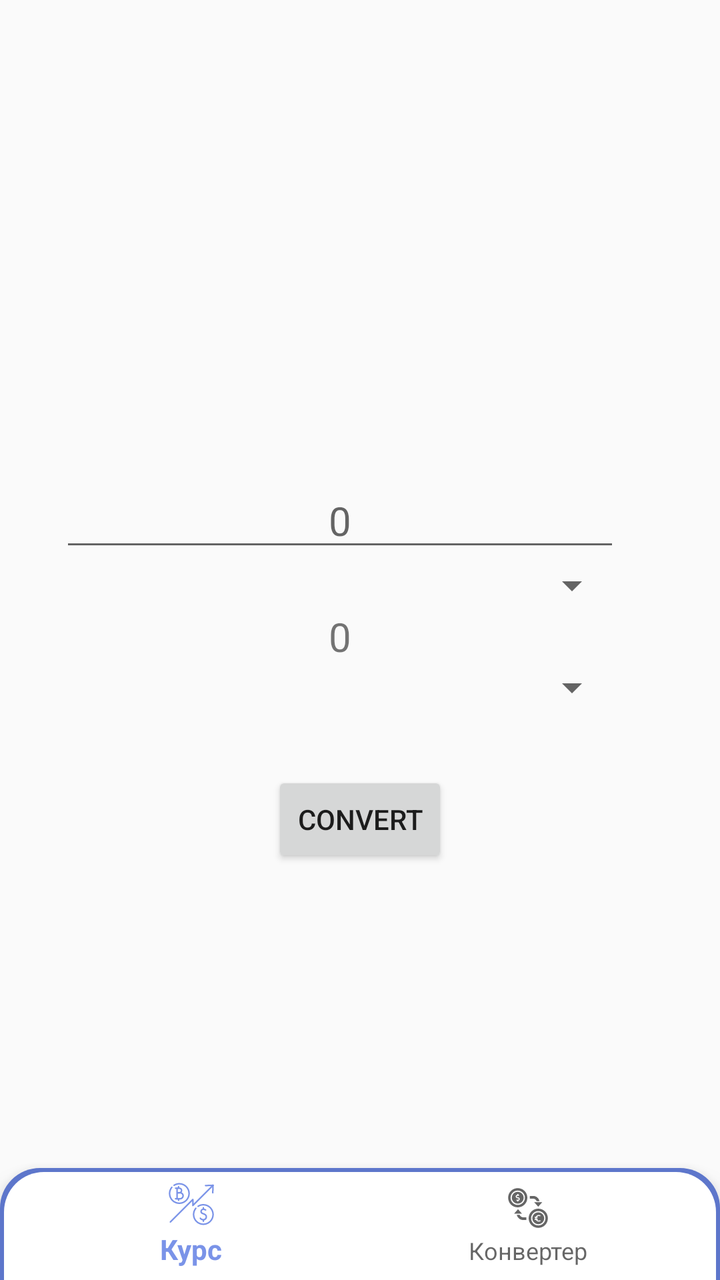
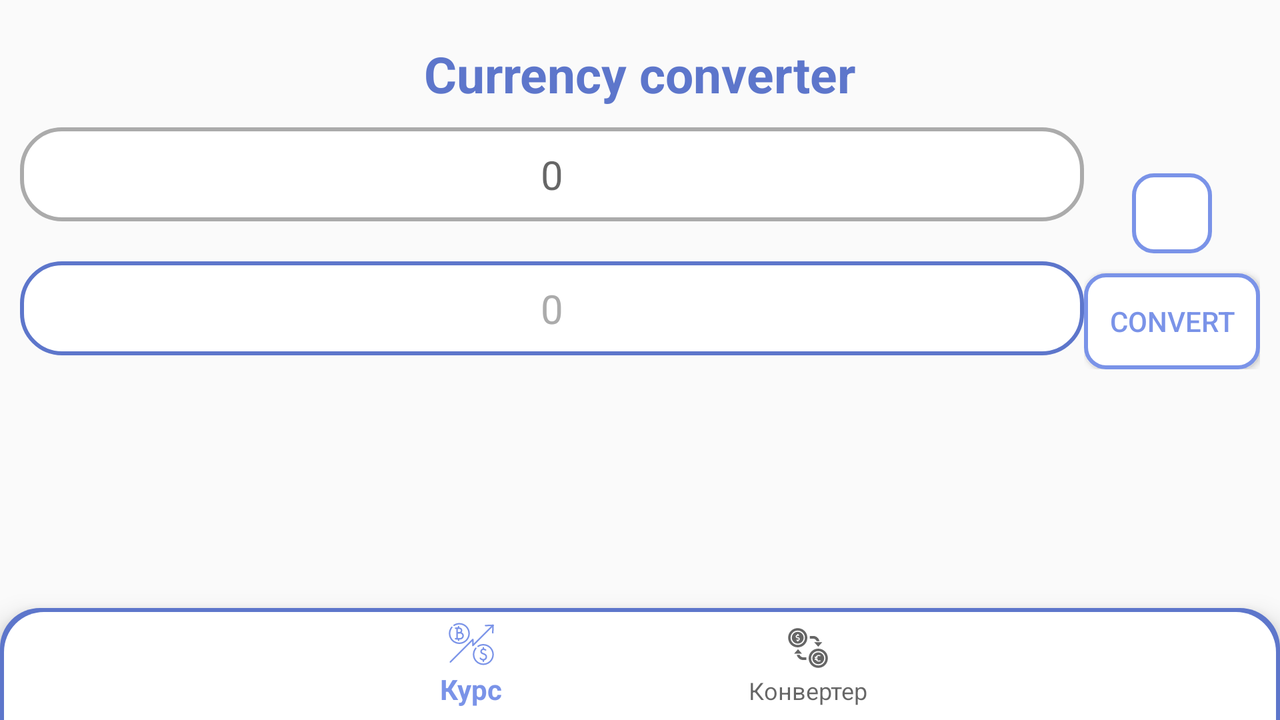

Two renders of one Android screen. The first uses the default layout on a phone; the second uses the alternative layout the repository ships for a different screen configuration, on a matching device. The two XML files are below.
<!-- AndroidManifest.xml: application theme Theme.CBRCurrencies -->
<!-- res/layout/activity_converter.xml -->
<?xml version="1.0" encoding="utf-8"?>
<androidx.constraintlayout.widget.ConstraintLayout xmlns:android="http://schemas.android.com/apk/res/android"
    xmlns:app="http://schemas.android.com/apk/res-auto"
    xmlns:tools="http://schemas.android.com/tools"
    android:layout_width="match_parent"
    android:layout_height="match_parent"
    tools:context=".ConverterActivity">

    <LinearLayout
        android:layout_width="match_parent"
        android:layout_height="wrap_content"
        app:layout_constraintTop_toTopOf="parent"
        app:layout_constraintBottom_toBottomOf="parent"
        app:layout_constraintStart_toStartOf="parent"
        app:layout_constraintEnd_toEndOf="parent"
        android:orientation="vertical">

        <LinearLayout
            android:layout_width="match_parent"
            android:layout_height="wrap_content"
            android:orientation="horizontal"
            android:padding="30dp">

            <LinearLayout
                android:layout_width="match_parent"
                android:layout_height="wrap_content"
                android:orientation="vertical"
                android:layout_weight="1">

                <LinearLayout
                    android:layout_width="match_parent"
                    android:layout_height="wrap_content"
                    android:id="@+id/convertFromLinLay"
                    android:orientation="vertical">

                    <EditText
                        android:layout_width="match_parent"
                        android:layout_height="wrap_content"
                        android:id="@+id/enterCurrencyNumberEdtTxt"
                        android:hint="0"
                        android:textSize="20dp"
                        android:gravity="center"
                        android:inputType="numberDecimal"
                        android:layout_weight="1"/>

                    <Spinner
                        android:layout_width="match_parent"
                        android:layout_height="wrap_content"
                        android:id="@+id/convertFromSpinner"
                        android:layout_weight="2"/>

                </LinearLayout>


                <LinearLayout
                    android:layout_width="match_parent"
                    android:layout_height="wrap_content"
                    android:id="@+id/convertToLinLay"
                    android:orientation="vertical">

                    <TextView
                        android:layout_width="match_parent"
                        android:layout_height="wrap_content"
                        android:id="@+id/convertResultTxt"
                        android:text="0"
                        android:textSize="20dp"
                        android:gravity="center"
                        android:layout_weight="1"/>

                    <Spinner
                        android:layout_width="match_parent"
                        android:layout_height="wrap_content"
                        android:id="@+id/convertToSpinner"
                        android:layout_weight="2"/>

                </LinearLayout>

            </LinearLayout>

            <ImageButton
                android:layout_width="wrap_content"
                android:layout_height="wrap_content"
                android:id="@+id/changeSpinnersImgButton"
                android:src="@drawable/ic_baseline_autorenew"
                android:background="@android:color/transparent"
                android:padding="20dp"
                android:layout_weight="1"/>

        </LinearLayout>

        <Button
            android:layout_width="wrap_content"
            android:layout_height="wrap_content"
            android:id="@+id/convertBtn"
            android:text="convert"
            android:layout_gravity="center"/>

    </LinearLayout>

    <com.google.android.material.bottomnavigation.BottomNavigationView
        android:layout_width="match_parent"
        android:layout_height="wrap_content"
        android:id="@+id/mainBottomNavigationView"
        app:menu="@menu/main_bottom_nav_bar_menu"
        android:background="@drawable/bottom_nav_view_background"
        app:layout_constraintBottom_toBottomOf="parent"
        app:layout_constraintStart_toStartOf="parent"
        app:layout_constraintEnd_toEndOf="parent"/>

</androidx.constraintlayout.widget.ConstraintLayout>
<!-- resources referenced by this layout -->
<resources>
  <!-- drawable bottom_nav_view_background (drawable) -->
  <?xml version="1.0" encoding="utf-8"?>
  <layer-list xmlns:android="http://schemas.android.com/apk/res/android">
  
      <item>
  
          <shape
              android:shape="rectangle">
  
              <solid
                  android:color="@color/indigo_craola_blue"/>
  
              <corners
                  android:topLeftRadius="20dp"
                  android:topRightRadius="20dp"/>
  
          </shape>
  
      </item>
  
      <item
          android:top="2dp"
          android:right="2dp"
          android:left="2dp">
  
          <shape
              android:shape="rectangle">
  
              <solid
                  android:color="@color/white"/>
  
              <corners
                  android:topLeftRadius="20dp"
                  android:topRightRadius="20dp"/>
  
          </shape>
  
      </item>
  
  </layer-list>
  <style name="Theme.CBRCurrencies" parent="Theme.AppCompat.Light.NoActionBar">
          
          <item name="colorPrimary">@color/cornflower_blue</item>
          <item name="colorPrimaryVariant">@color/indigo_craola_blue</item>
          <item name="colorOnPrimary">@color/white</item>
          
          <item name="colorSecondary">@color/teal_200</item>
          <item name="colorSecondaryVariant">@color/teal_700</item>
          <item name="colorOnSecondary">@color/black</item>
          
          <item name="android:statusBarColor" tools:targetApi="l">?attr/colorPrimaryVariant</item>
          
      </style>
  <color name="indigo_craola_blue">#5D76CB</color>
  <color name="white">#FFFFFFFF</color>
  <color name="cornflower_blue">#7A93E8</color>
  <color name="teal_200">#FF03DAC5</color>
  <color name="teal_700">#FF018786</color>
  <color name="black">#FF000000</color>
</resources>
<!-- res/layout-land/activity_converter.xml (the repository's variant of the layout above) -->
<!-- drawn on the phone turned sideways -->
<?xml version="1.0" encoding="utf-8"?>
<androidx.constraintlayout.widget.ConstraintLayout xmlns:android="http://schemas.android.com/apk/res/android"
    xmlns:app="http://schemas.android.com/apk/res-auto"
    xmlns:tools="http://schemas.android.com/tools"
    android:layout_width="match_parent"
    android:layout_height="match_parent"
    tools:context=".ConverterActivity">

    <LinearLayout
        android:layout_width="match_parent"
        android:layout_height="wrap_content"
        android:id="@+id/noDataLinLay"
        app:layout_constraintTop_toTopOf="parent"
        app:layout_constraintBottom_toBottomOf="parent"
        app:layout_constraintStart_toStartOf="parent"
        app:layout_constraintEnd_toEndOf="parent"
        android:orientation="vertical"
        android:visibility="gone"
        android:layout_margin="20dp"
        android:padding="10dp">

        <ImageView
            android:layout_width="wrap_content"
            android:layout_height="wrap_content"
            android:src="@drawable/ic_cancel_glass_loupe_icon"
            android:layout_gravity="center"/>

        <TextView
            android:layout_width="match_parent"
            android:layout_height="wrap_content"
            android:text="@string/no_data_for_convertion_title"
            android:textSize="25dp"
            android:textStyle="bold"
            android:gravity="center"
            android:layout_marginTop="10dp"/>

        <TextView
            android:layout_width="match_parent"
            android:layout_height="wrap_content"
            android:text="@string/no_data_for_convertion_message"
            android:textSize="20dp"
            android:gravity="center"
            android:layout_marginTop="10dp"/>

        <Button
            android:layout_width="wrap_content"
            android:layout_height="wrap_content"
            android:id="@+id/noDataGoToMainBtn"
            android:background="@android:color/transparent"
            android:text="@string/get"
            android:textColor="@color/indigo_craola_blue"
            android:textSize="20dp"
            android:layout_gravity="center"
            android:clickable="true"
            android:enabled="true"/>

    </LinearLayout>

    <LinearLayout
        android:layout_width="match_parent"
        android:layout_height="wrap_content"
        android:id="@+id/converterLinLay"
        app:layout_constraintTop_toTopOf="parent"
        app:layout_constraintStart_toStartOf="parent"
        app:layout_constraintEnd_toEndOf="parent"
        android:layout_marginTop="20dp"
        android:orientation="vertical"
        android:visibility="visible">

        <TextView
            android:layout_width="wrap_content"
            android:layout_height="wrap_content"
            android:text="@string/currency_converter"
            android:textSize="25dp"
            android:textStyle="bold"
            android:textColor="@color/indigo_craola_blue"
            android:layout_gravity="center"/>

        <LinearLayout
            android:layout_width="match_parent"
            android:layout_height="wrap_content"
            android:orientation="horizontal"
            android:padding="10dp">

            <LinearLayout
                android:layout_width="match_parent"
                android:layout_height="wrap_content"
                android:orientation="vertical"
                android:layout_weight="1">

                <LinearLayout
                    android:layout_width="match_parent"
                    android:layout_height="wrap_content"
                    android:id="@+id/convertFromLinLay"
                    android:orientation="vertical">

                    <EditText
                        android:id="@+id/enterCurrencyNumberEdtTxt"
                        android:layout_width="match_parent"
                        android:layout_height="wrap_content"
                        android:layout_weight="1"
                        android:background="@drawable/enter_currency_text_selector"
                        android:cursorVisible="true"
                        android:textCursorDrawable="@drawable/cursor_color"
                        android:gravity="center"
                        android:hint="0"
                        android:digits="0,1,2,3,4,5,6,7,8,9,."
                        android:inputType="numberDecimal"
                        android:lines="1"
                        android:padding="10dp"
                        android:textColor="@color/dark_gray"
                        android:textColorHighlight="@color/cornflower_blue"
                        android:textSize="20dp" />

                    <Spinner
                        android:layout_width="match_parent"
                        android:layout_height="wrap_content"
                        android:id="@+id/convertFromSpinner"
                        android:dropDownVerticalOffset="40dp"
                        android:background="@drawable/spinner_blue_rounded_recktangle"
                        android:layout_margin="10dp"
                        android:layout_weight="2"/>

                </LinearLayout>

                <LinearLayout
                    android:layout_width="match_parent"
                    android:layout_height="wrap_content"
                    android:id="@+id/convertToLinLay"
                    android:orientation="vertical">

                    <EditText
                        android:layout_width="match_parent"
                        android:layout_height="wrap_content"
                        android:id="@+id/convertResultTxt"
                        android:text="0"
                        android:background="@drawable/text_focused_background"
                        android:textSize="20dp"
                        android:textColor="@color/dark_gray"
                        android:gravity="center"
                        android:cursorVisible="false"
                        android:focusable="true"
                        android:padding="10dp"
                        android:lines="1"
                        android:maxLines="1"
                        android:inputType="text"
                        android:layout_weight="1"/>

                    <Spinner
                        android:layout_width="match_parent"
                        android:layout_height="wrap_content"
                        android:id="@+id/convertToSpinner"
                        android:dropDownVerticalOffset="40dp"
                        android:background="@drawable/spinner_blue_rounded_recktangle"
                        android:layout_margin="10dp"
                        android:layout_weight="2"/>

                </LinearLayout>

            </LinearLayout>

            <LinearLayout
                android:layout_width="wrap_content"
                android:layout_height="wrap_content"
                android:orientation="vertical"
                android:layout_gravity="center">

                <ImageButton
                    android:layout_width="wrap_content"
                    android:layout_height="wrap_content"
                    android:id="@+id/changeSpinnersImgButton"
                    android:src="@drawable/renew_selector"
                    android:layout_gravity="center"
                    android:background="@drawable/convert_button_selector"
                    android:padding="20dp"
                    android:layout_margin="10dp"
                    android:layout_weight="1"/>

                <Button
                    android:layout_width="wrap_content"
                    android:layout_height="wrap_content"
                    android:id="@+id/convertBtn"
                    android:background="@drawable/convert_button_selector"
                    android:text="@string/convert"
                    android:padding="5dp"
                    android:textColor="@drawable/convert_button_text_selector"
                    android:layout_gravity="center"/>

            </LinearLayout>

        </LinearLayout>

    </LinearLayout>

    <com.google.android.material.bottomnavigation.BottomNavigationView
        android:layout_width="match_parent"
        android:layout_height="wrap_content"
        android:id="@+id/mainBottomNavigationView"
        app:menu="@menu/main_bottom_nav_bar_menu"
        android:background="@drawable/bottom_nav_view_background"
        app:layout_constraintBottom_toBottomOf="parent"
        app:layout_constraintStart_toStartOf="parent"
        app:layout_constraintEnd_toEndOf="parent"/>

</androidx.constraintlayout.widget.ConstraintLayout>
<!-- resources referenced by the variant -->
<!-- as the phone turned sideways resolves them -->
<resources>
  <color name="cornflower_blue">#7A93E8</color>
  <color name="dark_gray">#ABABAB</color>
  <color name="indigo_craola_blue">#5D76CB</color>
  <!-- drawable convert_button_selector (drawable) -->
  <?xml version="1.0" encoding="utf-8"?>
  <selector xmlns:android="http://schemas.android.com/apk/res/android">
  
      <item
          android:state_pressed="false"
          android:drawable="@drawable/convert_button_passive"/>
  
      <item
          android:state_pressed="true"
          android:drawable="@drawable/convert_button_pressed"/>
  
  </selector>
  <!-- drawable convert_button_text_selector (drawable) -->
  <?xml version="1.0" encoding="utf-8"?>
  <selector
      xmlns:android="http://schemas.android.com/apk/res/android">
  
      <item
          android:state_pressed="false"
          android:color="@color/cornflower_blue"/>
  
      <item
          android:state_pressed="true"
          android:color="@color/white"/>
  
  </selector>
  <!-- drawable cursor_color (drawable) -->
  <?xml version="1.0" encoding="utf-8"?>
  <shape
      xmlns:android="http://schemas.android.com/apk/res/android">
  
      <size android:width="3dp" />
      <solid android:color="@color/indigo_craola_blue" />
  
  </shape>
  <!-- drawable enter_currency_text_selector (drawable) -->
  <?xml version="1.0" encoding="utf-8"?>
  <selector
      xmlns:android="http://schemas.android.com/apk/res/android">
  
      <item
          android:state_focused="false"
          android:drawable="@drawable/text_not_focused_background"/>
  
      <item
          android:state_focused="true"
          android:drawable="@drawable/text_focused_background"/>
  
  </selector>
  <!-- drawable renew_selector (drawable) -->
  <?xml version="1.0" encoding="utf-8"?>
  <selector
      xmlns:android="http://schemas.android.com/apk/res/android">
  
      <item
          android:state_pressed="false"
          android:drawable="@drawable/ic_baseline_autorenew"/>
  
      <item
          android:state_pressed="true"
          android:drawable="@drawable/ic_baseline_autorenew_pressed"/>
  
  </selector>
  <!-- drawable text_focused_background (drawable) -->
  <?xml version="1.0" encoding="utf-8"?>
  <shape xmlns:android="http://schemas.android.com/apk/res/android">
  
      <solid
          android:color="@color/white"/>
  
      <corners
          android:radius="20dp"/>
  
      <stroke
          android:color="@color/indigo_craola_blue"
          android:width="2dp"/>
  
  </shape>
  <string name="convert">convert</string>
  <string name="currency_converter">Currency converter</string>
  <string name="get">Get</string>
  <string name="no_data_for_convertion_message">Please get currency rate data from Central Bank website</string>
  <string name="no_data_for_convertion_title">No data for convertion</string>
  <color name="white">#FFFFFFFF</color>
  <!-- drawable convert_button_passive (drawable) -->
  <?xml version="1.0" encoding="utf-8"?>
  <shape
      xmlns:android="http://schemas.android.com/apk/res/android"
      android:shape="rectangle">
  
      <solid
          android:color="@color/white"/>
  
      <corners
          android:radius="10dp"/>
  
      <stroke
          android:color="@color/cornflower_blue"
          android:width="2dp"/>
  
  </shape>
  <!-- drawable convert_button_pressed (drawable) -->
  <?xml version="1.0" encoding="utf-8"?>
  <shape
      xmlns:android="http://schemas.android.com/apk/res/android"
      android:shape="rectangle">
  
      <solid
          android:color="@color/cornflower_blue"/>
  
      <corners
          android:radius="10dp"/>
  
  </shape>
  <!-- drawable text_not_focused_background (drawable) -->
  <?xml version="1.0" encoding="utf-8"?>
  <shape
      xmlns:android="http://schemas.android.com/apk/res/android">
  
      <solid
          android:color="@color/white"/>
  
      <corners
          android:radius="20dp"/>
  
      <stroke
          android:color="@color/dark_gray"
          android:width="2dp"/>
  
  </shape>
  <color name="teal_200">#FF03DAC5</color>
  <color name="teal_700">#FF018786</color>
  <color name="black">#FF000000</color>
</resources>
